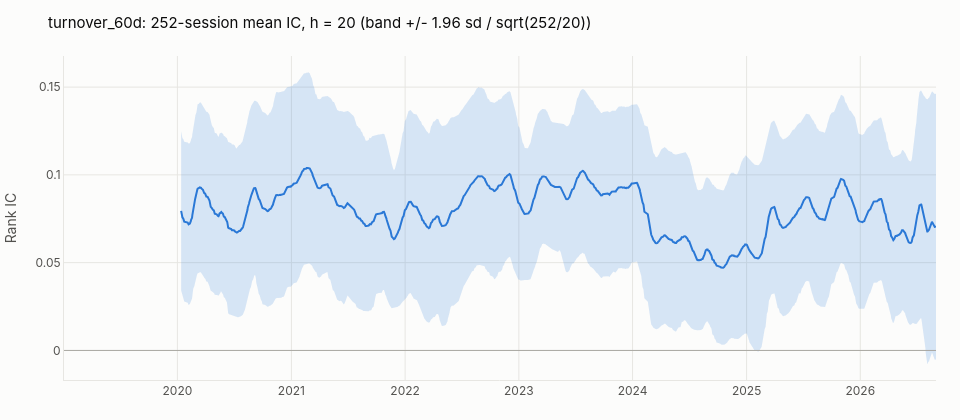
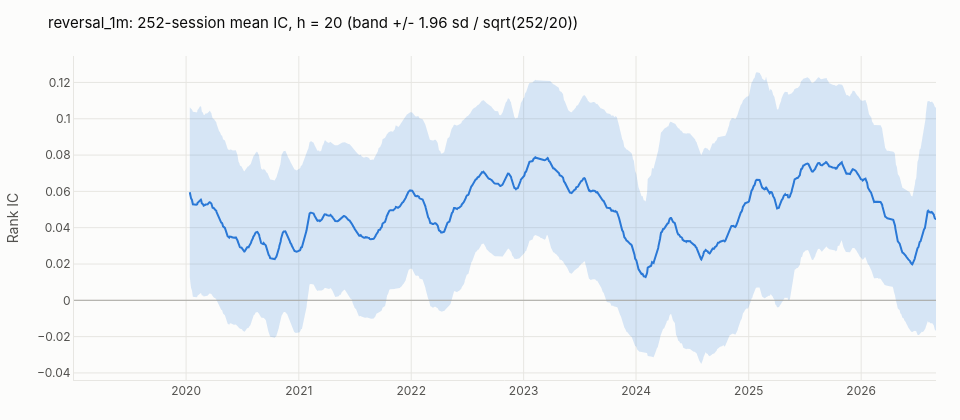
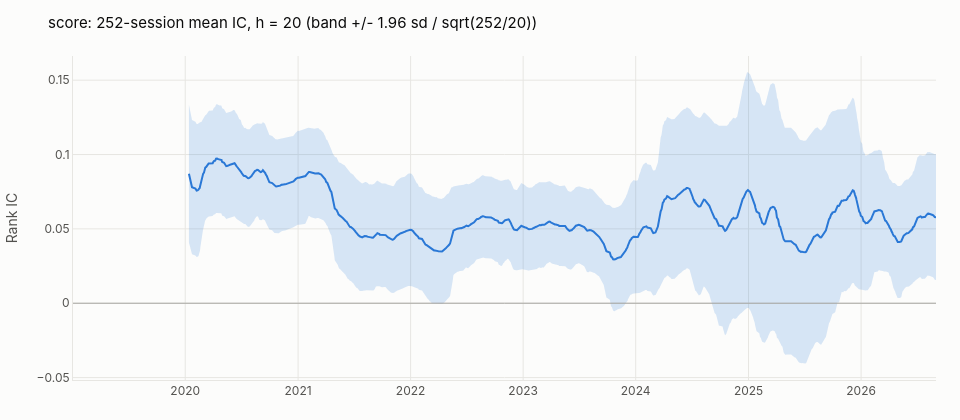

The notebook cell saved with these charts, in order:
### Markdown cell above
## 4. Rolling IC, h = 20 (accepted factors and the composite)
252-session rolling mean with a band of +/- 1.96 sd / sqrt(252 / 20): the rolling window holds about 12.6
non-overlapping 20-session observations.

### Code cell
for name in ["turnover_60d", "reversal_1m", "score"]:
    FactorChart(theme, "ic_series", name, horizon=20).render(ic_series).show()

### Figure 1 — Plotly figure (JSON) as saved in the notebook; plotly's stock layout.template omitted (floating-point values rounded to 4 significant figures; data arrays with more than 128 entries replaced by an {"elided": "..."} marker saying what was removed)
{"data": [{"hoverinfo": "skip", "line": {"width": 0}, "mode": "lines", "name": "upper", "type": "scatter", "x": {"elided": "1860 str values"}, "y": {"elided": "1860 float values"}}, {"fill": "tonexty", "fillcolor": "rgba(42,120,214,0.18)", "hoverinfo": "skip", "line": {"width": 0}, "mode": "lines", "name": "lower", "type": "scatter", "x": {"elided": "1860 str values"}, "y": {"elided": "1860 float values"}}, {"hovertemplate": "%{y:.3f}<extra>rolling mean IC</extra>", "line": {"color": "#2a78d6", "width": 2}, "mode": "lines", "name": "rolling mean IC", "type": "scatter", "x": {"elided": "1860 str values"}, "y": {"elided": "1860 float values"}}], "layout": {"font": {"color": "#0b0b0b", "family": "Inter, -apple-system, Segoe UI, sans-serif", "size": 12}, "height": 420, "hoverlabel": {"bgcolor": "#fcfcfb", "font": {"color": "#0b0b0b"}}, "hovermode": "x unified", "margin": {"b": 40, "l": 64, "r": 24, "t": 56}, "paper_bgcolor": "#fcfcfb", "plot_bgcolor": "#fcfcfb", "shapes": [{"line": {"color": "#a9a8a3", "width": 1}, "type": "line", "x0": 0, "x1": 1, "xref": "x domain", "y0": 0, "y1": 0, "yref": "y"}], "showlegend": false, "title": {"font": {"color": "#0b0b0b", "size": 15}, "text": "turnover_60d: 252-session mean IC, h = 20 (band +/- 1.96 sd / sqrt(252/20))"}, "width": 960, "xaxis": {"gridcolor": "#e7e6e2", "linecolor": "#e7e6e2", "tickfont": {"color": "#52514e"}, "title": {"font": {"color": "#52514e"}}, "zeroline": false}, "yaxis": {"gridcolor": "#e7e6e2", "linecolor": "#e7e6e2", "tickfont": {"color": "#52514e"}, "title": {"font": {"color": "#52514e"}, "text": "Rank IC"}, "zeroline": false}}}

### Figure 2 — Plotly figure (JSON) as saved in the notebook; plotly's stock layout.template omitted (floating-point values rounded to 4 significant figures; data arrays with more than 128 entries replaced by an {"elided": "..."} marker saying what was removed)
{"data": [{"hoverinfo": "skip", "line": {"width": 0}, "mode": "lines", "name": "upper", "type": "scatter", "x": {"elided": "1860 str values"}, "y": {"elided": "1860 float values"}}, {"fill": "tonexty", "fillcolor": "rgba(42,120,214,0.18)", "hoverinfo": "skip", "line": {"width": 0}, "mode": "lines", "name": "lower", "type": "scatter", "x": {"elided": "1860 str values"}, "y": {"elided": "1860 float values"}}, {"hovertemplate": "%{y:.3f}<extra>rolling mean IC</extra>", "line": {"color": "#2a78d6", "width": 2}, "mode": "lines", "name": "rolling mean IC", "type": "scatter", "x": {"elided": "1860 str values"}, "y": {"elided": "1860 float values"}}], "layout": {"font": {"color": "#0b0b0b", "family": "Inter, -apple-system, Segoe UI, sans-serif", "size": 12}, "height": 420, "hoverlabel": {"bgcolor": "#fcfcfb", "font": {"color": "#0b0b0b"}}, "hovermode": "x unified", "margin": {"b": 40, "l": 64, "r": 24, "t": 56}, "paper_bgcolor": "#fcfcfb", "plot_bgcolor": "#fcfcfb", "shapes": [{"line": {"color": "#a9a8a3", "width": 1}, "type": "line", "x0": 0, "x1": 1, "xref": "x domain", "y0": 0, "y1": 0, "yref": "y"}], "showlegend": false, "title": {"font": {"color": "#0b0b0b", "size": 15}, "text": "reversal_1m: 252-session mean IC, h = 20 (band +/- 1.96 sd / sqrt(252/20))"}, "width": 960, "xaxis": {"gridcolor": "#e7e6e2", "linecolor": "#e7e6e2", "tickfont": {"color": "#52514e"}, "title": {"font": {"color": "#52514e"}}, "zeroline": false}, "yaxis": {"gridcolor": "#e7e6e2", "linecolor": "#e7e6e2", "tickfont": {"color": "#52514e"}, "title": {"font": {"color": "#52514e"}, "text": "Rank IC"}, "zeroline": false}}}

### Figure 3 — Plotly figure (JSON) as saved in the notebook; plotly's stock layout.template omitted (floating-point values rounded to 4 significant figures; data arrays with more than 128 entries replaced by an {"elided": "..."} marker saying what was removed)
{"data": [{"hoverinfo": "skip", "line": {"width": 0}, "mode": "lines", "name": "upper", "type": "scatter", "x": {"elided": "1860 str values"}, "y": {"elided": "1860 float values"}}, {"fill": "tonexty", "fillcolor": "rgba(42,120,214,0.18)", "hoverinfo": "skip", "line": {"width": 0}, "mode": "lines", "name": "lower", "type": "scatter", "x": {"elided": "1860 str values"}, "y": {"elided": "1860 float values"}}, {"hovertemplate": "%{y:.3f}<extra>rolling mean IC</extra>", "line": {"color": "#2a78d6", "width": 2}, "mode": "lines", "name": "rolling mean IC", "type": "scatter", "x": {"elided": "1860 str values"}, "y": {"elided": "1860 float values"}}], "layout": {"font": {"color": "#0b0b0b", "family": "Inter, -apple-system, Segoe UI, sans-serif", "size": 12}, "height": 420, "hoverlabel": {"bgcolor": "#fcfcfb", "font": {"color": "#0b0b0b"}}, "hovermode": "x unified", "margin": {"b": 40, "l": 64, "r": 24, "t": 56}, "paper_bgcolor": "#fcfcfb", "plot_bgcolor": "#fcfcfb", "shapes": [{"line": {"color": "#a9a8a3", "width": 1}, "type": "line", "x0": 0, "x1": 1, "xref": "x domain", "y0": 0, "y1": 0, "yref": "y"}], "showlegend": false, "title": {"font": {"color": "#0b0b0b", "size": 15}, "text": "score: 252-session mean IC, h = 20 (band +/- 1.96 sd / sqrt(252/20))"}, "width": 960, "xaxis": {"gridcolor": "#e7e6e2", "linecolor": "#e7e6e2", "tickfont": {"color": "#52514e"}, "title": {"font": {"color": "#52514e"}}, "zeroline": false}, "yaxis": {"gridcolor": "#e7e6e2", "linecolor": "#e7e6e2", "tickfont": {"color": "#52514e"}, "title": {"font": {"color": "#52514e"}, "text": "Rank IC"}, "zeroline": false}}}
